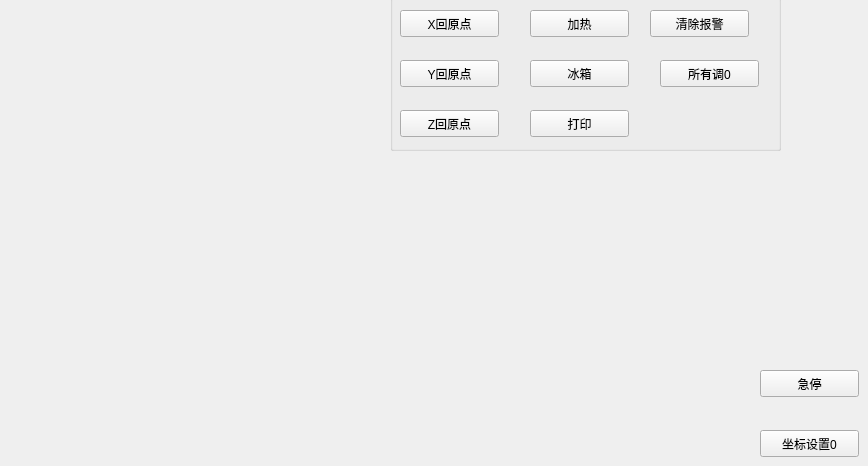
    <widget class="QWidget" name="Test">
     <attribute name="title">
      <string>测试</string>
     </attribute>
     <widget class="QPushButton" name="Clear">
      <property name="geometry">
       <rect>
        <x>760</x>
        <y>430</y>
        <width>99</width>
        <height>27</height>
       </rect>
      </property>
      <property name="text">
       <string>坐标设置0</string>
      </property>
     </widget>
     <widget class="QPushButton" name="Stop">
      <property name="geometry">
       <rect>
        <x>760</x>
        <y>370</y>
        <width>99</width>
        <height>27</height>
       </rect>
      </property>
      <property name="text">
       <string>急停</string>
      </property>
     </widget>
     <widget class="QGroupBox" name="groupBox">
      <property name="geometry">
       <rect>
        <x>390</x>
        <y>-20</y>
        <width>391</width>
        <height>171</height>
       </rect>
      </property>
      <property name="title">
       <string>操作</string>
      </property>
      <widget class="QPushButton" name="btnIO3">
       <property name="geometry">
        <rect>
         <x>140</x>
         <y>130</y>
         <width>99</width>
         <height>27</height>
        </rect>
       </property>
       <property name="text">
        <string>打印</string>
       </property>
      </widget>
      <widget class="QPushButton" name="btnIO2">
       <property name="geometry">
        <rect>
         <x>140</x>
         <y>80</y>
         <width>99</width>
         <height>27</height>
        </rect>
       </property>
       <property name="text">
        <string>冰箱</string>
       </property>
      </widget>
      <widget class="QPushButton" name="btnIO1">
       <property name="geometry">
        <rect>
         <x>140</x>
         <y>30</y>
         <width>99</width>
         <height>27</height>
        </rect>
       </property>
       <property name="text">
        <string>加热</string>
       </property>
      </widget>
      <widget class="QPushButton" name="btnOriginX">
       <property name="geometry">
        <rect>
         <x>10</x>
         <y>30</y>
         <width>99</width>
         <height>27</height>
        </rect>
       </property>
       <property name="text">
        <string>X回原点</string>
       </property>
      </widget>
      <widget class="QPushButton" name="btnOriginY">
       <property name="geometry">
        <rect>
         <x>10</x>
         <y>80</y>
         <width>99</width>
         <height>27</height>
        </rect>
       </property>
       <property name="text">
        <string>Y回原点</string>
       </property>
      </widget>
      <widget class="QPushButton" name="btnOriginZ">
       <property name="geometry">
        <rect>
         <x>10</x>
         <y>130</y>
         <width>99</width>
         <height>27</height>
        </rect>
       </property>
       <property name="text">
        <string>Z回原点</string>
       </property>
      </widget>
      <widget class="QPushButton" name="btnClear">
       <property name="geometry">
        <rect>
         <x>260</x>
         <y>30</y>
         <width>99</width>
         <height>27</height>
        </rect>
       </property>
       <property name="text">
        <string>清除报警</string>
       </property>
      </widget>
      <widget class="QPushButton" name="btnAllZero">
       <property name="geometry">
        <rect>
         <x>270</x>
         <y>80</y>
         <width>99</width>
         <height>27</height>
        </rect>
       </property>
       <property name="text">
        <string>所有调0</string>
       </property>
      </widget>
     </widget>
    </widget>
